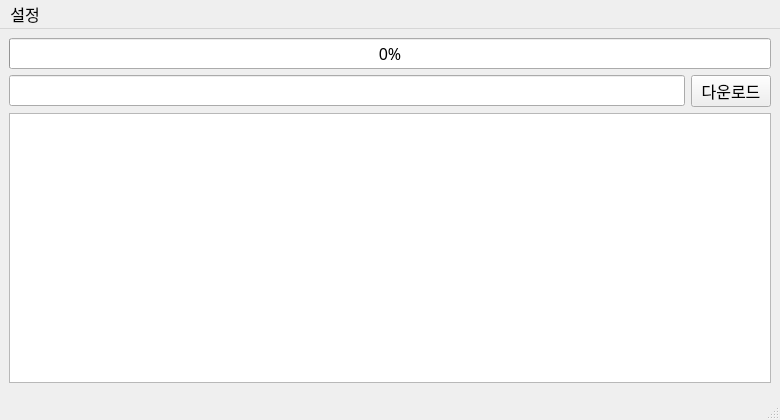
<?xml version="1.0" encoding="UTF-8"?>
<ui version="4.0">
 <class>MainWindow</class>
 <widget class="QMainWindow" name="MainWindow">
  <property name="enabled">
   <bool>true</bool>
  </property>
  <property name="geometry">
   <rect>
    <x>0</x>
    <y>0</y>
    <width>780</width>
    <height>420</height>
   </rect>
  </property>
  <property name="minimumSize">
   <size>
    <width>780</width>
    <height>420</height>
   </size>
  </property>
  <property name="maximumSize">
   <size>
    <width>780</width>
    <height>420</height>
   </size>
  </property>
  <property name="font">
   <font>
    <family>맑은 고딕</family>
    <pointsize>12</pointsize>
    <weight>50</weight>
    <bold>false</bold>
   </font>
  </property>
  <property name="windowTitle">
   <string>Youtube Downloader</string>
  </property>
  <widget class="QWidget" name="centralwidget">
   <layout class="QGridLayout" name="gridLayout">
    <item row="1" column="0">
     <widget class="QLineEdit" name="lineEdit">
      <property name="text">
       <string/>
      </property>
      <property name="maxLength">
       <number>85</number>
      </property>
     </widget>
    </item>
    <item row="0" column="0" colspan="2">
     <widget class="QProgressBar" name="progressBar">
      <property name="value">
       <number>0</number>
      </property>
     </widget>
    </item>
    <item row="2" column="0" colspan="2">
     <widget class="QListWidget" name="listWidget">
      <property name="font">
       <font>
        <pointsize>12</pointsize>
       </font>
      </property>
     </widget>
    </item>
    <item row="1" column="1">
     <widget class="QPushButton" name="pushButton">
      <property name="font">
       <font>
        <weight>50</weight>
        <bold>false</bold>
       </font>
      </property>
      <property name="text">
       <string>다운로드</string>
      </property>
     </widget>
    </item>
   </layout>
  </widget>
  <widget class="QStatusBar" name="statusbar"/>
  <widget class="QMenuBar" name="menuBar">
   <property name="geometry">
    <rect>
     <x>0</x>
     <y>0</y>
     <width>780</width>
     <height>21</height>
    </rect>
   </property>
   <widget class="QMenu" name="menu">
    <property name="title">
     <string>설정</string>
    </property>
    <addaction name="action_2"/>
    <addaction name="action_3"/>
   </widget>
   <addaction name="menu"/>
  </widget>
  <action name="action_2">
   <property name="text">
    <string>파일경로</string>
   </property>
   <property name="font">
    <font>
     <family>맑은 고딕</family>
    </font>
   </property>
  </action>
  <action name="action_3">
   <property name="checkable">
    <bool>true</bool>
   </property>
   <property name="checked">
    <bool>true</bool>
   </property>
   <property name="text">
    <string>자동 붙여넣기</string>
   </property>
   <property name="font">
    <font>
     <family>맑은 고딕</family>
    </font>
   </property>
  </action>
 </widget>
 <resources/>
 <connections>
  <connection>
   <sender>action_2</sender>
   <signal>triggered()</signal>
   <receiver>MainWindow</receiver>
   <slot>set_directory()</slot>
   <hints>
    <hint type="sourcelabel">
     <x>-1</x>
     <y>-1</y>
    </hint>
    <hint type="destinationlabel">
     <x>389</x>
     <y>209</y>
    </hint>
   </hints>
  </connection>
  <connection>
   <sender>pushButton</sender>
   <signal>clicked()</signal>
   <receiver>MainWindow</receiver>
   <slot>download()</slot>
   <hints>
    <hint type="sourcelabel">
     <x>733</x>
     <y>79</y>
    </hint>
    <hint type="destinationlabel">
     <x>389</x>
     <y>209</y>
    </hint>
   </hints>
  </connection>
  <connection>
   <sender>action_3</sender>
   <signal>changed()</signal>
   <receiver>MainWindow</receiver>
   <slot>run_ClipboardThread()</slot>
   <hints>
    <hint type="sourcelabel">
     <x>-1</x>
     <y>-1</y>
    </hint>
    <hint type="destinationlabel">
     <x>389</x>
     <y>209</y>
    </hint>
   </hints>
  </connection>
 </connections>
 <slots>
  <slot>open_file()</slot>
  <slot>set_directory()</slot>
  <slot>download()</slot>
  <slot>run_ClipboardThread()</slot>
 </slots>
</ui>
